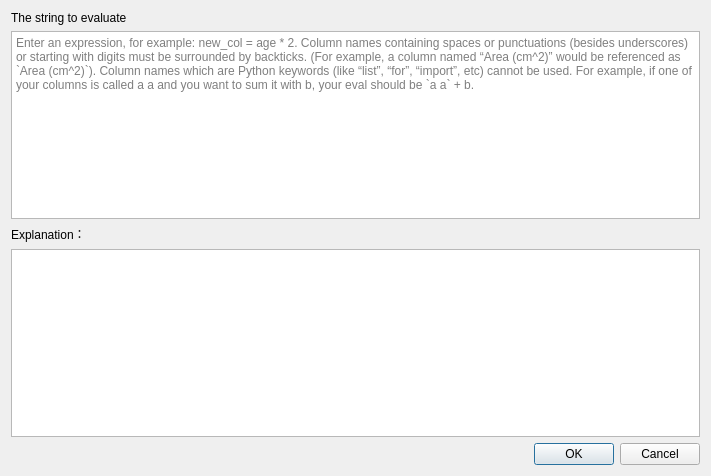
<?xml version="1.0" encoding="UTF-8"?>
<ui version="4.0">
 <class>DataFrameEvalDatasDialog</class>
 <widget class="QDialog" name="DataFrameEvalDatasDialog">
  <property name="geometry">
   <rect>
    <x>0</x>
    <y>0</y>
    <width>711</width>
    <height>476</height>
   </rect>
  </property>
  <property name="windowTitle">
   <string>Eval Data</string>
  </property>
  <layout class="QGridLayout" name="gridLayout">
   <item row="3" column="0">
    <widget class="QTextBrowser" name="textBrowser"/>
   </item>
   <item row="1" column="0">
    <widget class="QTextEdit" name="textEdit">
     <property name="placeholderText">
      <string>Enter an expression, for example: new_col = age * 2. Column names containing spaces or punctuations (besides underscores) or starting with digits must be surrounded by backticks. (For example, a column named “Area (cm^2)” would be referenced as `Area (cm^2)`). Column names which are Python keywords (like “list”, “for”, “import”, etc) cannot be used. For example, if one of your columns is called a a and you want to sum it with b, your eval should be `a a` + b.</string>
     </property>
    </widget>
   </item>
   <item row="0" column="0">
    <widget class="QLabel" name="label">
     <property name="text">
      <string>The string to evaluate</string>
     </property>
    </widget>
   </item>
   <item row="4" column="0">
    <layout class="QHBoxLayout" name="horizontalLayout_2">
     <item>
      <spacer name="horizontalSpacer_2">
       <property name="orientation">
        <enum>Qt::Orientation::Horizontal</enum>
       </property>
       <property name="sizeHint" stdset="0">
        <size>
         <width>40</width>
         <height>20</height>
        </size>
       </property>
      </spacer>
     </item>
     <item>
      <widget class="QPushButton" name="pushButtonOK">
       <property name="text">
        <string>OK</string>
       </property>
       <property name="default">
        <bool>true</bool>
       </property>
      </widget>
     </item>
     <item>
      <widget class="QPushButton" name="pushButtonCancel">
       <property name="text">
        <string>Cancel</string>
       </property>
      </widget>
     </item>
    </layout>
   </item>
   <item row="2" column="0">
    <widget class="QLabel" name="label_2">
     <property name="text">
      <string>Explanation：</string>
     </property>
    </widget>
   </item>
  </layout>
 </widget>
 <resources>
  <include location="../icon.qrc"/>
 </resources>
 <connections>
  <connection>
   <sender>pushButtonOK</sender>
   <signal>clicked()</signal>
   <receiver>DataFrameEvalDatasDialog</receiver>
   <slot>accept()</slot>
   <hints>
    <hint type="sourcelabel">
     <x>262</x>
     <y>378</y>
    </hint>
    <hint type="destinationlabel">
     <x>182</x>
     <y>303</y>
    </hint>
   </hints>
  </connection>
  <connection>
   <sender>pushButtonCancel</sender>
   <signal>clicked()</signal>
   <receiver>DataFrameEvalDatasDialog</receiver>
   <slot>reject()</slot>
   <hints>
    <hint type="sourcelabel">
     <x>361</x>
     <y>378</y>
    </hint>
    <hint type="destinationlabel">
     <x>137</x>
     <y>240</y>
    </hint>
   </hints>
  </connection>
 </connections>
</ui>
